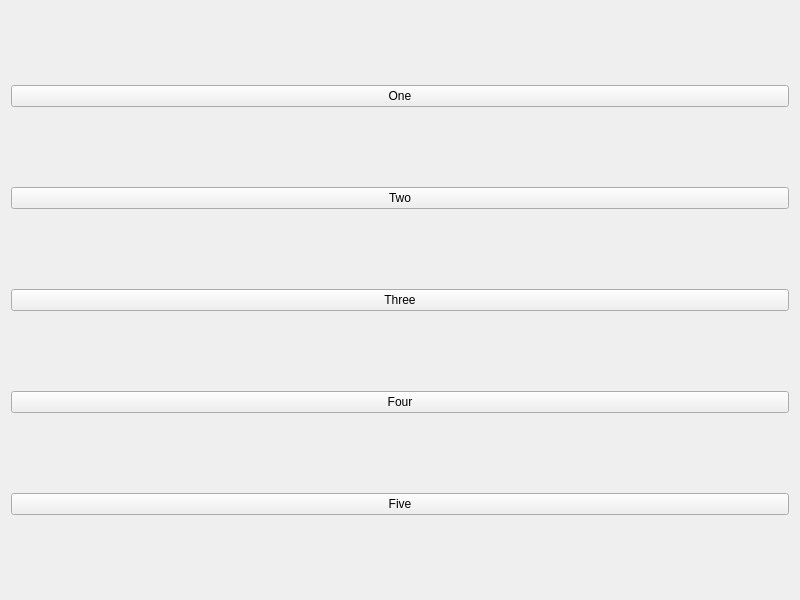
<?xml version="1.0" encoding="UTF-8"?>
<ui version="4.0">
 <class>Widget</class>
 <widget class="QWidget" name="Widget">
  <property name="geometry">
   <rect>
    <x>0</x>
    <y>0</y>
    <width>800</width>
    <height>600</height>
   </rect>
  </property>
  <property name="windowTitle">
   <string>Widget</string>
  </property>
  <layout class="QVBoxLayout" name="verticalLayout">
   <item>
    <widget class="QPushButton" name="oneButton">
     <property name="text">
      <string>One</string>
     </property>
    </widget>
   </item>
   <item>
    <widget class="QPushButton" name="twoButton">
     <property name="text">
      <string>Two</string>
     </property>
    </widget>
   </item>
   <item>
    <widget class="QPushButton" name="threeButton">
     <property name="text">
      <string>Three</string>
     </property>
    </widget>
   </item>
   <item>
    <widget class="QPushButton" name="fourButton">
     <property name="text">
      <string>Four</string>
     </property>
    </widget>
   </item>
   <item>
    <widget class="QPushButton" name="fiveButton">
     <property name="text">
      <string>Five</string>
     </property>
    </widget>
   </item>
  </layout>
 </widget>
 <resources/>
 <connections/>
</ui>
